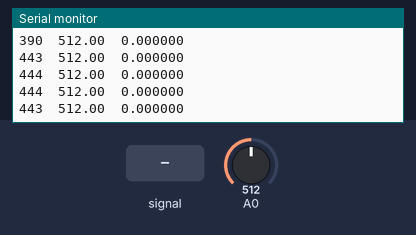
Bench run of a sketch on a simulated Arduino Uno, built with avr-gcc and run on an emulated ATmega328P. Parts: the last lines printed to the serial monitor. The test bench sets the inputs (shaded band); at power-on: A0 = 512.

Above: at 1.2 s.
1.3 s: A0 fed a 200 Hz sine of ±81 counts around its level
At 2.1 s:
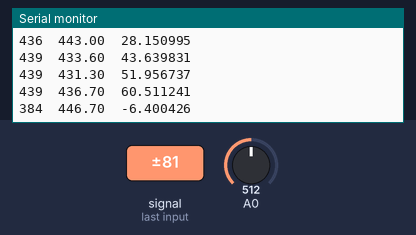
2.8 s: A0 set to 716
At 3.5 s:
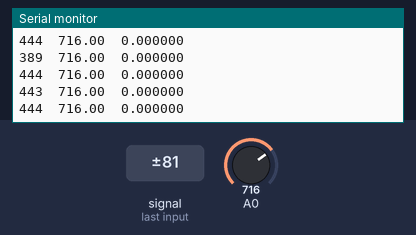
4.3 s: A0 fed a 1000 Hz sine of ±255 counts around its level
5.8 s: A0 set to 900
At 6.4 s:
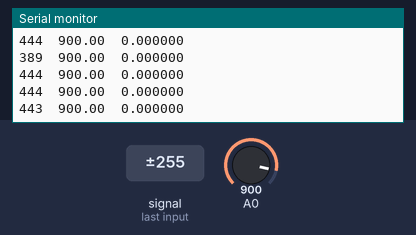
Timing chart, 0 to 8.3 s (numbered marks = the images above; inputs shaded):
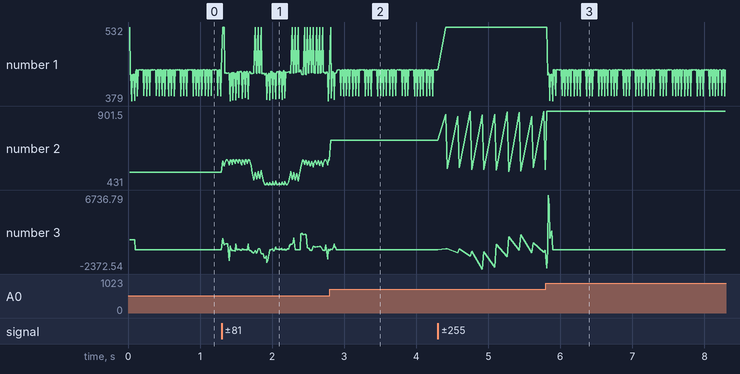

The sketch:

low-pass-filter-interrupt.ino
```cpp
#include <float.h>

#define M 10
#define N 9

const float f = 1000000.0;

const byte adcPin = 0;
volatile int adcReading;
volatile boolean adcDone;
boolean adcStarted;
int value;

int values[M];
int ix = 0;

float ds[N];
int dIx;

float lastValue = FLT_MIN;

unsigned long samplesCount = 0;
unsigned long lastTimestamp = 0;
unsigned long angleInterval = 5000;

void setup () {
  Serial.begin (115200);
  ADCSRA =  bit (ADEN);
  ADCSRA |= bit (ADPS2);
  ADMUX  =  bit (REFS0) | (adcPin & 0x07);
}

ISR (ADC_vect) {
  adcReading = ADC;
  adcDone = true;
}

void loop () {
  if (adcDone) {
    adcStarted = false;
    value = adcReading;
    samplesCount++;
    adcDone = false;
  }

  if (!adcStarted) {
    adcStarted = true;
    ADCSRA |= bit (ADSC) | bit (ADIE);
  }

  values[ix++] = value;
  ix = (ix >= M) ? 0 : ix;

  unsigned long now = millis();
  if (now - lastTimestamp >= 10) {
    float sVal = smooth(values);
    float dt = (float) 10.0 / 1000.0;
    float d = (sVal - lastValue) / dt;

    ds[dIx++] = d;
    dIx = (dIx >= N) ? 0 : dIx;

    if (lastValue != FLT_MIN && fabs(d) < 5000.0) {
      Serial.print(samplesCount);
      Serial.print("\t");
      Serial.print(sVal);
      Serial.print("\t");
      Serial.println(fsmooth(ds), 6);
    }
    samplesCount = 0;
    lastValue = sVal;
    lastTimestamp = now;
  }

}

const float g9[] = { 0.02376257744, 0.06195534498, 0.1228439993, 0.185233293, 0.2124095706, 0.185233293, 0.1228439993, 0.06195534498, 0.02376257744 };

float smooth(int values[]) {
  float val = .0;
  for (int i = 0; i < M; i++) {
    val += values[i];
  }
  return val / M;
}

float fsmooth(float values[]) {
  float val = .0;
  for (int i = 0; i < N; i++) {
    val += ((float)values[i]) * g9[i];
  }
  return val;
}
```

Measured:
- after the input at 1.3 s, the serial monitor: prints a new line at once (image 1)
- after the input at 5.8 s, the serial monitor: prints a new line at once (image 3)
- plotted number 1: 444 → 438 after the input at 1.3 s
- plotted number 2: 512 → 588.8 after the input at 1.3 s, 527.2 → 900 after the input at 5.8 s
- plotted number 3: 0 → -133.02 after the input at 1.3 s
